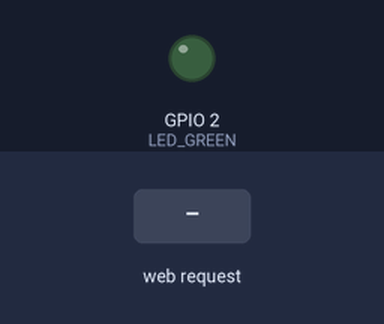
This sketch was run on a simulated ESP32. Parts: output pins drawn as LEDs (lit = HIGH). The inputs (shaded band) are chosen by the test bench. WiFi joins after 1.5 s; servers stay silent unless stated; what the sketch prints to the serial monitor is not drawn.

Above: at 2.7 s.
2.8 s: HTTP request GET /green/on received
At 3.5 s:
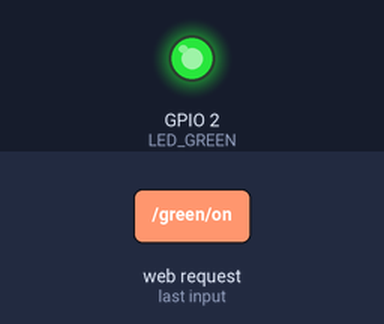
4.3 s: HTTP request GET /green/off received
At 4.6 s:
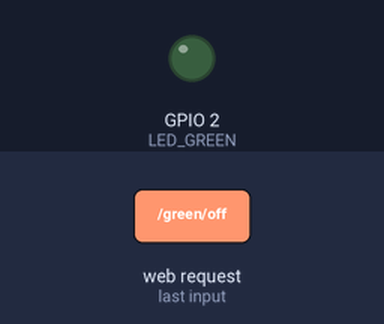
Timing chart, 0 to 7.3 s (numbered marks = the images above; inputs shaded):
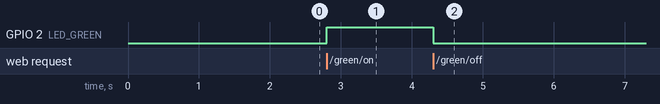

Measured:
- after the input at 2.8 s, GPIO 2 (LED_GREEN): LOW → HIGH at once
- after the input at 4.3 s, GPIO 2 (LED_GREEN): HIGH → LOW at once

The sketch:

AR.ino
```cpp
#include <WiFi.h>
#include <WebServer.h>

// ===== WiFi 設定 =====
const char* ssid = "LASER";
const char* password = "12345678";

// ===== LED 腳位 =====
#define LED_GREEN 2

// ===== WebServer =====
WebServer server(80);

// ===== LED 控制 =====
void handleGreenOn()  {
  digitalWrite(LED_GREEN,HIGH);
  server.send(200,"text/plain","GREEN ON");
}

void handleGreenOff() {
  digitalWrite(LED_GREEN,LOW);
  server.send(200,"text/plain","GREEN OFF");
}

// ===== 網頁首頁 =====
void handleRoot() {
  String html = "<html><body>";
  html += "<h1>ESP32 LED Control</h1>";

  // 注意：將 <筆電IP> 改成你的筆電局域網 IP，例如 192.168.1.100
  html += "<img src=\"http://172.20.10.4:5000/video_feed\" width=\"320\"><br><br>";

  html += "<button onclick=\"fetch('/green/on').then(r=>r.text().then(alert))\">LED ON</button>";
  html += "<button onclick=\"fetch('/green/off').then(r=>r.text().then(alert))\">LED OFF</button><br>";
  html += "</body></html>";
  server.send(200, "text/html", html);
}

// ===== 404 =====
void handleNotFound() {
  server.send(404,"text/plain","Not found");
}

// ===== setup =====
void setup() {
  Serial.begin(115200);
  pinMode(LED_GREEN, OUTPUT);
  digitalWrite(LED_GREEN, LOW);

  // 連線 WiFi
  WiFi.begin(ssid, password);
  Serial.print("Connecting to WiFi");
  while(WiFi.status() != WL_CONNECTED){
    delay(500);
    Serial.print(".");
  }
  Serial.println();
  Serial.print("WiFi connected. IP: ");
  Serial.println(WiFi.localIP());

  // 設定 HTTP 路由
  server.on("/", HTTP_GET, handleRoot);
  server.on("/green/on",  handleGreenOn);
  server.on("/green/off", handleGreenOff);
  server.onNotFound(handleNotFound);

  server.begin();
  Serial.println("HTTP Server 已啟動");
}

// ===== loop =====
void loop() {
  server.handleClient();  // 處理 HTTP 請求
}
```
